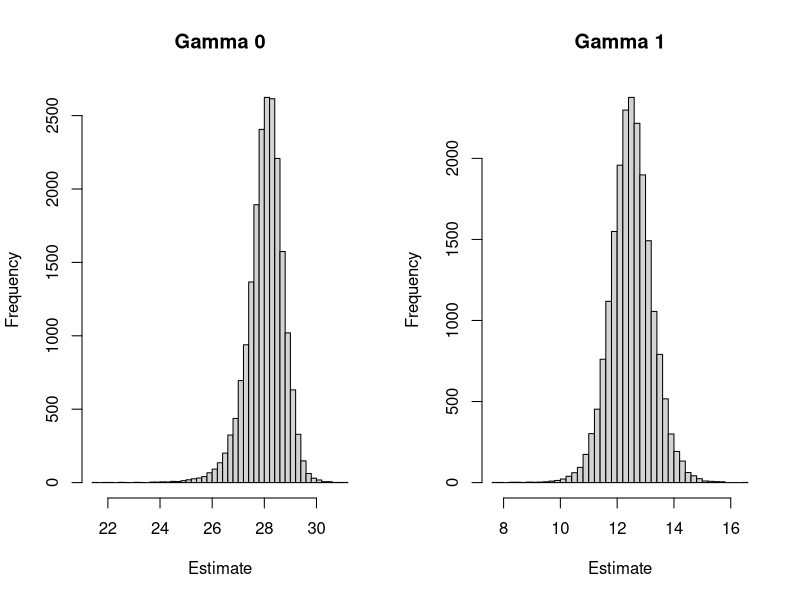
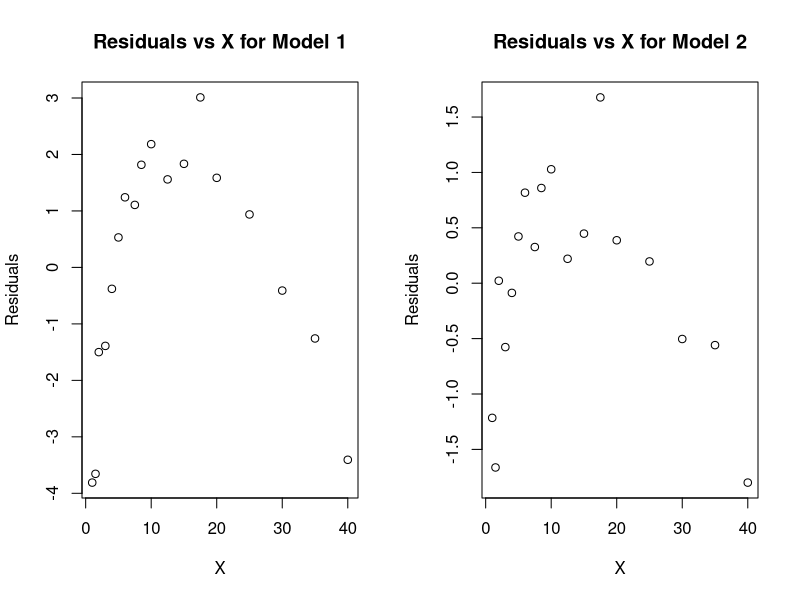

Here is the R script that generated these plots, in order:
## ---- chunk 1
knitr::opts_chunk$set(echo = FALSE)

# Set seed
set.seed(420)
## ---- chunk 2
library(readxl)
df_2 = read_excel("HW1_data.xls")
## ---- chunk 3
fit_2a <- lm(y ~ x, data = df_2)
cat("Regression function:", 
    "y =", round(fit_2a$coef[1], 2), "+", round(fit_2a$coef[2], 2), "* x", "\n")
gamma_0 = 1/fit_2a$coef[1]
gamma_1 = fit_2a$coef[2]/fit_2a$coef[1]
cat("Regression:", "\n", 
    "- gamma_0:", gamma_0, "\n", 
    "- gamma_1:", gamma_1)
## ---- chunk 4
x_1_2b <- df_2$x
y_2b <- df_2$y
p_est <- c(gamma_0, gamma_1)

# NLM
fn_nlm_2b <- function(p) {
  y_hat <- (p[1] * x_1_2b) / (p[2] + x_1_2b); return(sum((y_2b-y_hat)^2))
}
nlm_2b <- nlm(fn_nlm_2b, 
              p=p_est, 
              hessian=TRUE)
cat("NLM:", "\n", "- Estimates:", nlm_2b$estimate, "\n")

# NLS
fn_nls_2b <- function(x_1, p) {
  (p[1] * x_1) / (p[2] + x_1)
}
nls_2b <- nls(y_2b ~ fn_nls_2b(x_1_2b, p),
              start=list(p=p_est),
              trace=FALSE)

nls_results <- nls_2b$m$getPars()

cat("NLS:", "\n", 
    "- Estimates:", nls_results)
## ---- chunk 5
MSE <- nlm_2b$minimum/(length(y_2b) - length(nlm_2b$estimate))
nlm_info_matrix <- nlm_2b$hessian/(2*MSE)
cov_theta_3a <- solve(nlm_info_matrix)
SE_3a <- sqrt(diag(cov_theta_3a))

cat("NLM:", "\n", 
    "- Fisher Info Matrix:", "\n", "", 
    nlm_info_matrix[1:2], "\n", "", 
    nlm_info_matrix[3:4], "\n", 
    "- Standard Errors:", "\n", "", 
    "-- gamma_0:", SE_3a[1], "\n", "", 
    "-- gamma_1:", SE_3a[2])
## ---- chunk 6
nls_cov_matrix <- vcov(nls_2b)
SE_3b <- sqrt(diag(nls_cov_matrix))

cat("NLS:", "\n", 
    "- Covariance Matrix:", "\n", "", 
    nls_cov_matrix[1:2], "\n", "", 
    nls_cov_matrix[3:4], "\n", 
    "- Standard Errors:", "\n", "", 
    "-- gamma_0:", SE_3b[1], "\n", "", 
    "-- gamma_1:", SE_3b[2])
## ---- chunk 7
# NLM CI

# assign the first parameter estimate of 'nlm_2b' to 'nlm_estimate_1'
nlm_estimate_1 <- nlm_2b$estimate[1] 

# assign the second parameter estimate of 'nlm_2b' to 'nlm_estimate_2'
nlm_estimate_2 <- nlm_2b$estimate[2] 

# calculate lower and upper bounds of CI for the first parameter of 'nlm_2b'
CI_nlm_gamma_0 <- c(nlm_estimate_1 - 1.96 * SE_3a[1], nlm_estimate_1 + 1.96 * SE_3a[1])

# calculate lower and upper bounds of CI for the second parameter of 'nlm_2b'
CI_nlm_gamma_1 <- c(nlm_estimate_2 - 1.96 * SE_3a[2], nlm_estimate_2 + 1.96 * SE_3a[2])

# NLS CI

# calculate the CIs for all parameters of 'nls_2b' using 'confint.default' function
CIs_nls_3c <- confint.default(nls_2b)

# assign the first parameter estimate of 'nls_2b' to 'nls_estimate_1'
nls_estimate_1 <- CIs_nls_3c[c(1, 3)]

# assign the second parameter estimate of 'nls_2b' to 'nls_estimate_2'
nls_estimate_2 <- CIs_nls_3c[c(2, 4)]

# calculate lower and upper bounds of CI for the first parameter of 'nls_2b'
CI_nls_gamma_0 <- c(nls_estimate_1[1], nls_estimate_1[2])

# calculate lower and upper bounds of CI for the second parameter of 'nls_2b'
CI_nls_gamma_1 <- c(nls_estimate_2[1], nls_estimate_2[2])

# output the calculated CIs for 'nlm_2b' to the console
cat("NLM:", "\n", 
    "- gamma_0 CI:", CI_nlm_gamma_0, "\n", 
    "- gamma_1 CI:", CI_nlm_gamma_1, "\n")

# output the calculated CIs for 'nls_2b' to the console
cat("NLS:", "\n", 
    "- gamma_0 CI:", CI_nls_gamma_0, "\n", 
    "- gamma_1 CI:", CI_nls_gamma_1, "\n")
## ---- chunk 8
library(boot)

# Define a function that takes in a data set, a set of indices for re sampling, and an initial estimate for the parameters
nlm_boot <- function(Z, i, theta0) {
  # Create a new data set by sub-setting the original using the set of indices
  Zboot <- Z[i,]
  # Assign variables x1 and y to the second and first columns of the re sampled data set, respectively
  x1 <- Zboot[[2]]; y <- Zboot[[1]]
  # Define a function that calculates the sum of squared errors between the predicted and actual values of y
  fn <- function(p) {y_hat <- (p[1] * x1) / (p[2] + x1); sum((y-y_hat)^2)}
  # Use the 'nlm' function to find the parameter estimates that minimize the sum of squared errors
  out <- nlm(fn, p=theta0)
  # Assign the parameter estimates to the variable 'theta'
  theta <- out$estimate
  # Return the parameter estimates
  return(theta)  
}

# Use the 'boot' function to re sample the data set 'df_2' and apply the 'nlm_boot' function to each re sample
nlm_boot_4a <- boot(df_2, nlm_boot, 20000, theta0=p_est)
# Calculate the covariance matrix of the re sampled parameter estimates
nlm_cov_4a <- cov(nlm_boot_4a$t)
# Calculate the standard errors of the re sampled parameter estimates
SE_4a <- sqrt(diag(nlm_cov_4a))

# Set up a layout with two plots side-by-side
par(mfrow = c(1, 2))
# Create a histogram of the re sampled estimates for the first parameter
hist(nlm_boot_4a$t[, 1], breaks = 50, main = "Gamma 0", xlab = "Estimate")
# Create a histogram of the re sampled estimates for the second parameter
hist(nlm_boot_4a$t[, 2], breaks = 50, main = "Gamma 1", xlab = "Estimate")

# Output the standard errors
cat("Bootstrapped Standard Errors:", "\n", 
    "- gamma_0:", SE_4a[1], "\n", 
    "- gamma_1:", SE_4a[2])
## ---- chunk 9
# calculates lower and upper bounds of CI for first param in nlm_boot_4a
gamma_0_CI_4b <- c(mean(nlm_boot_4a$t[, 1]) - 1.96 * SE_4a[1], mean(nlm_boot_4a$t[, 1]) + 1.96 * SE_4a[1])

# calculates lower and upper bounds of CI for second param in nlm_boot_4a
gamma_1_CI_4b <- c(mean(nlm_boot_4a$t[, 2]) - 1.96 * SE_4a[2], mean(nlm_boot_4a$t[, 2]) + 1.96 * SE_4a[2])

# outputs calculated CIs with label indicating which parameter they correspond to
cat("Crude CI's:", "\n", 
    "- gamma_0:", gamma_0_CI_4b, "\n", 
    "- gamma_1:", gamma_1_CI_4b, "\n")
## ---- chunk 10
boot.ci(nlm_boot_4a, conf=c(.95), type=c("basic"))
## ---- chunk 11
# Define a function to perform a single iteration of the bootstrap method
boot_5a <- function(Z, i, theta0, x_pred) {
  # Select a subset of the data using the given indices
  Zboot <- Z[i,]
  # Assign the x and y values of the selected subset to x1 and y
  x1 <- Zboot[[2]]; y <- Zboot[[1]]
  # Define a function to calculate the sum of squared residuals
  fn <- function(p) {
    y_hat <- (p[1] * x1) / (p[2] + x1)
    sum((y-y_hat)^2)
  }
  # Use nonlinear least squares to estimate the parameters of the model
  out <- nlm(fn, p=theta0)
  theta <- out$estimate
  # Calculate the predicted value of y using the estimated parameters and the given value of x_pred
  y_pred <- (theta[1] * x_pred) / (theta[2] + x_pred)
}

# Perform bootstrap with 20000 re samples
nlm_boot_5 <- boot(df_2, boot_5a, R=20000, theta0=p_est, x_pred=c(27))

# Get y_hat initial and bootstrap values
y_hat_0_5 <- nlm_boot_5$t0
y_hat_boot <- nlm_boot_5$t

# Get the mean squared error
MSE_5 <- MSE

# Generate a normal distribution of errors
e_5 <- rnorm(nrow(y_hat_boot), mean = 0, sd = sqrt(MSE_5))

# subtract errors from predictions
y_boot <- y_hat_boot - e_5

# calculate lower and upper bounds of the 95% confidence interval
y_quant <- quantile(y_boot, prob = c(0.025, 0.975))
L_5 <- 2*y_hat_0_5 - y_quant[2]
U_5 <- 2*y_hat_0_5 - y_quant[1]
pi_5 <- c(L_5, U_5)
ci_5 <- boot.ci(nlm_boot_5, conf=c(.95), type=c("basic"))$basic[4:5]

# print out lower and upper bounds of the predictable and future response
cat("Future Response:", "\n", 
    "- L:", pi_5[1],  "\n", 
    "- U:", pi_5[2], "\n")
cat("Predictable CI:", "\n", 
    "- L:", ci_5[1],  "\n", 
    "- U:", ci_5[2])
## ---- chunk 12
# assign number of rows in 'df_2' to 'n'
n <- nrow(df_2) 

# calculate AIC for linear model 'fit_2a'
AIC_model_2a <- (-2*as.numeric(logLik(fit_2a))/n)+(2*3/n) 

# fit new model to data using sqrt of 'x' as predictor
fit_new <- lm(y ~ sqrt(x), data = df_2) 
# calculate AIC for new model 'fit_new'
AIC_model_new <- (-2*as.numeric(logLik(fit_new))/n)+(2*3/n)

# output AIC values of both models
cat("AIC:", "\n", 
    "- Linear Model:", AIC_model_2a, "\n", 
    "- Square Root Model:", AIC_model_new)
## ---- chunk 13
# K-fold indices
CVInd <- function(n,K) {  #n is sample size; K is number of parts; returns K-length list of indices for each part
   m<-floor(n/K)  #approximate size of each part
   r<-n-m*K  
   I<-sample(n,n)  #random reordering of the indices
   Ind<-list()  #will be list of indices for all K parts
   length(Ind)<-K
   for (k in 1:K) {
      if (k <= r) kpart <- ((m+1)*(k-1)+1):((m+1)*k)  
         else kpart<-((m+1)*r+m*(k-r-1)+1):((m+1)*r+m*(k-r))
      Ind[[k]] <- I[kpart]  #indices for kth part of data
   }
   Ind
}

cv_folds_7 <- CVInd(length(x_1_2b), 3)

Nrep<-20 #number of replicates of CV
K<-3  #K-fold CV on each replicate
n.models = 2 #number of different models to fit and compare
n=length(x_1_2b)
y<-y_2b
yhat=matrix(0,n,n.models)
MSE<-matrix(0,Nrep,n.models)
for (j in 1:Nrep) {
  Ind<-CVInd(n,K)
  for (k in 1:K) {
    
     #the first model to compare
     out<-lm(y ~ x, data = df_2[-Ind[[k]],]) 
     yhat[Ind[[k]],1]<-as.numeric(predict(out,df_2[Ind[[k]],]))
     
     #the second model to compare
     out<-lm(y ~ sqrt(x), data = df_2[-Ind[[k]],])  
     yhat[Ind[[k]],2]<-as.numeric(predict(out,df_2[Ind[[k]],]))
     
  } #end of k loop
  MSE[j,]=apply(yhat,2,function(x) sum((y-x)^2))/n
} #end of j loop
# MSE
MSEAve <- apply(MSE,2,mean) # averaged mean square CV error
MSEsd <- apply(MSE,2,sd) # SD of mean square CV error
r2<-1-MSEAve/var(y) # CV r^2

# Print results nicely
cat("Linear Model", "\n", 
    "- Average MSE:", MSEAve[1], "\n", 
    "- Standard Deviation of MSE:", MSEsd[1], "\n")
cat("Square Root Model", "\n", 
    "- Average MSE:", MSEAve[2], "\n", 
    "- Standard Deviation of MSE:", MSEsd[2], "\n")
## ---- chunk 14
# fit the first model
model1 <- fit_2a

# fit the second model
model2 <- fit_new

# create a data frame of the residuals
residuals1 <- data.frame(x = df_2$x, y = residuals(model1))
residuals2 <- data.frame(x = df_2$x, y = residuals(model2))

# Set up the layout for 2 plots in the same space
par(mfrow = c(1, 2)) 

# create the first plot of residuals vs x for the first model
plot(residuals1$x, residuals1$y, xlab = "X", ylab = "Residuals", main = "Residuals vs X for Model 1")

# create the second plot of residuals vs x for the second model
plot(residuals2$x, residuals2$y, xlab = "X", ylab = "Residuals", main = "Residuals vs X for Model 2")
